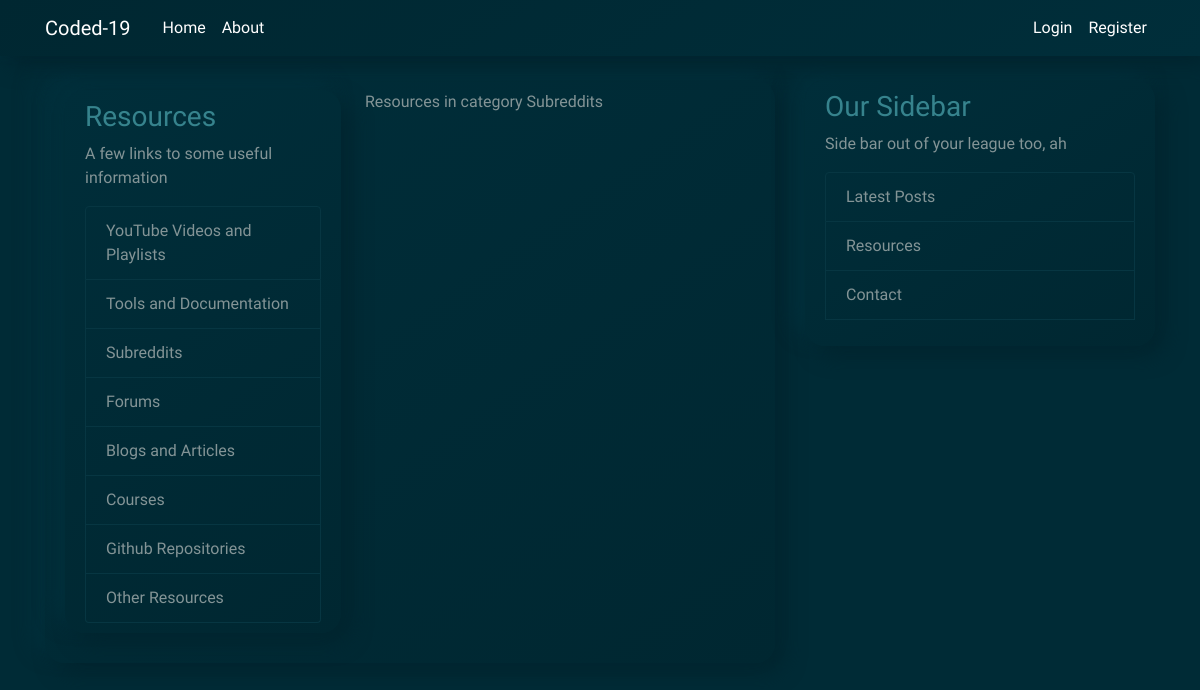
The page /resources/Subreddits/ on the database as committed earlier.
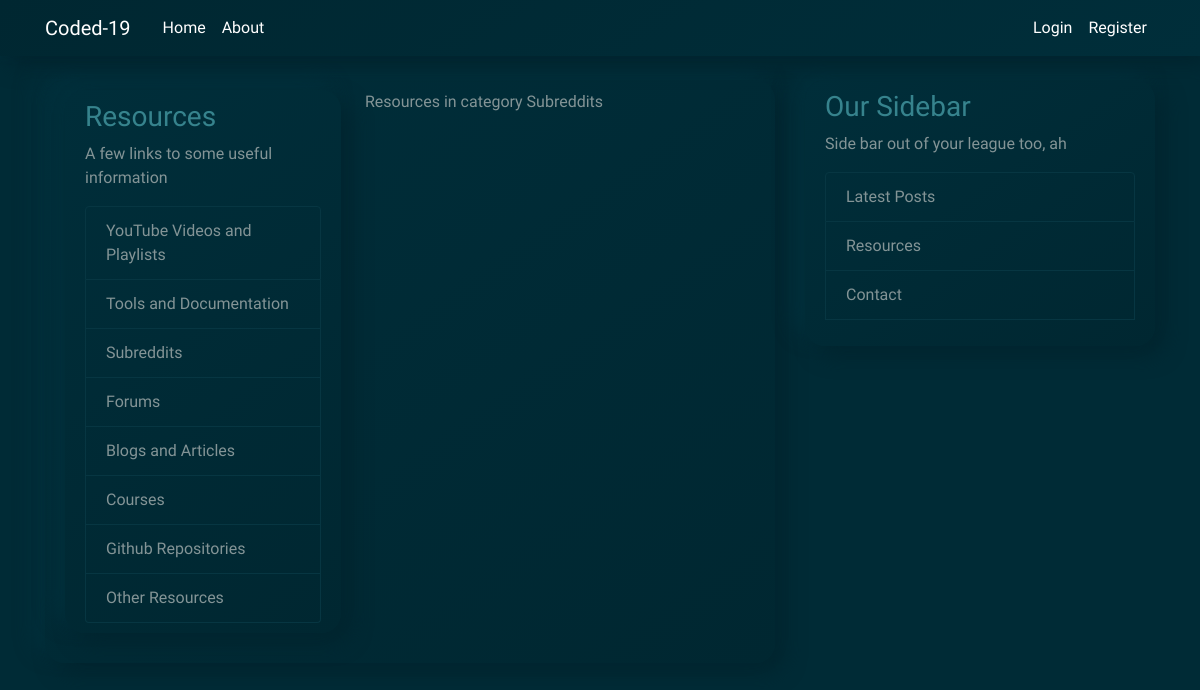
The same page on the database as committed later.
### blog/models.py (models this page shows, shortened)
class Resource(models.Model):
	category = models.CharField(
		max_length = 15,
		choices = CATEGORY_CHOICES,
		default = OTHER
	)
	body = MarkdownxField()
	description = models.TextField(max_length = 100, blank = True)
	def formatted_markdown(self):
		return markdownify(self.body)

### blog/views.py (the view)
# urls.py: path('resources/<str:category>/', ResourceListView.as_view(), name='resources-list'),
class ResourceListView(ListView):
	model = Resource
	template_name = 'blog/resource_list.html'
	context_object_name = 'resources'
	def get_queryset(self):
		results = Resource.objects.filter(Q(category__icontains=self.kwargs.get('category')))
		return results

### blog/templates/blog/resource_list.html (shortened to what this page needs)
{% extends "blog/base.html" %}
{% block content %}
<article class="media content-section">
    <div class="content-section column-a">
        <h3 class="article-title">Resources</h3>
        <p class='text-muted'> A few links to some useful information</p>
        <div class="list-group">
            <a href="/resources/youtube" class="list-group-item list-group-item-action">YouTube Videos and Playlists</a>
            <a href="#" class="list-group-item list-group-item-action">Tools and Documentation</a>
            <a href="/resources/subreddits" class="list-group-item list-group-item-action">Subreddits</a>
            <a href="#" class="list-group-item list-group-item-action">Forums</a>
            <a href="#" class="list-group-item list-group-item-action">Blogs and Articles</a>
            <a href="#" class="list-group-item list-group-item-action">Courses</a>
            <a href="#" class="list-group-item list-group-item-action">Github Repositories</a>
            <a href="#" class="list-group-item list-group-item-action">Other Resources</a>
        </div>
    </div>
    <div class="column-b">
        <p class="text-muted ml-4">Resources in category {{ view.kwargs.category }}</p>
    </div>
</article>
{% endblock content %}

Rows that differ between the two databases and show on the page:
added Resource: kwargs.category "Subreddits"
Other text that changed with them:
{{ view.kwargs.category }}: "Subreddits" → (not shown)
